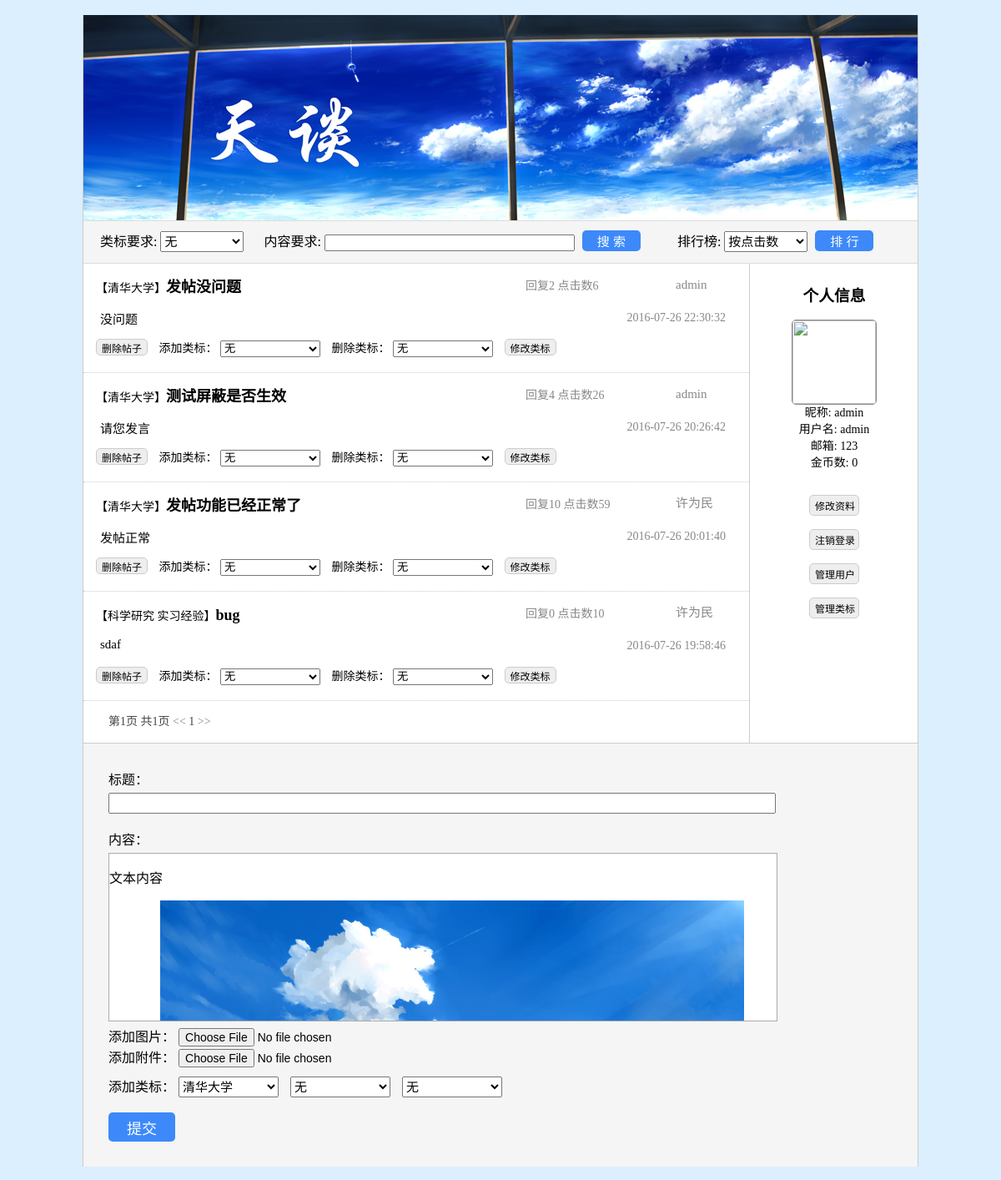
The page /postbar/homepage/ (signed in) on the database as committed earlier.
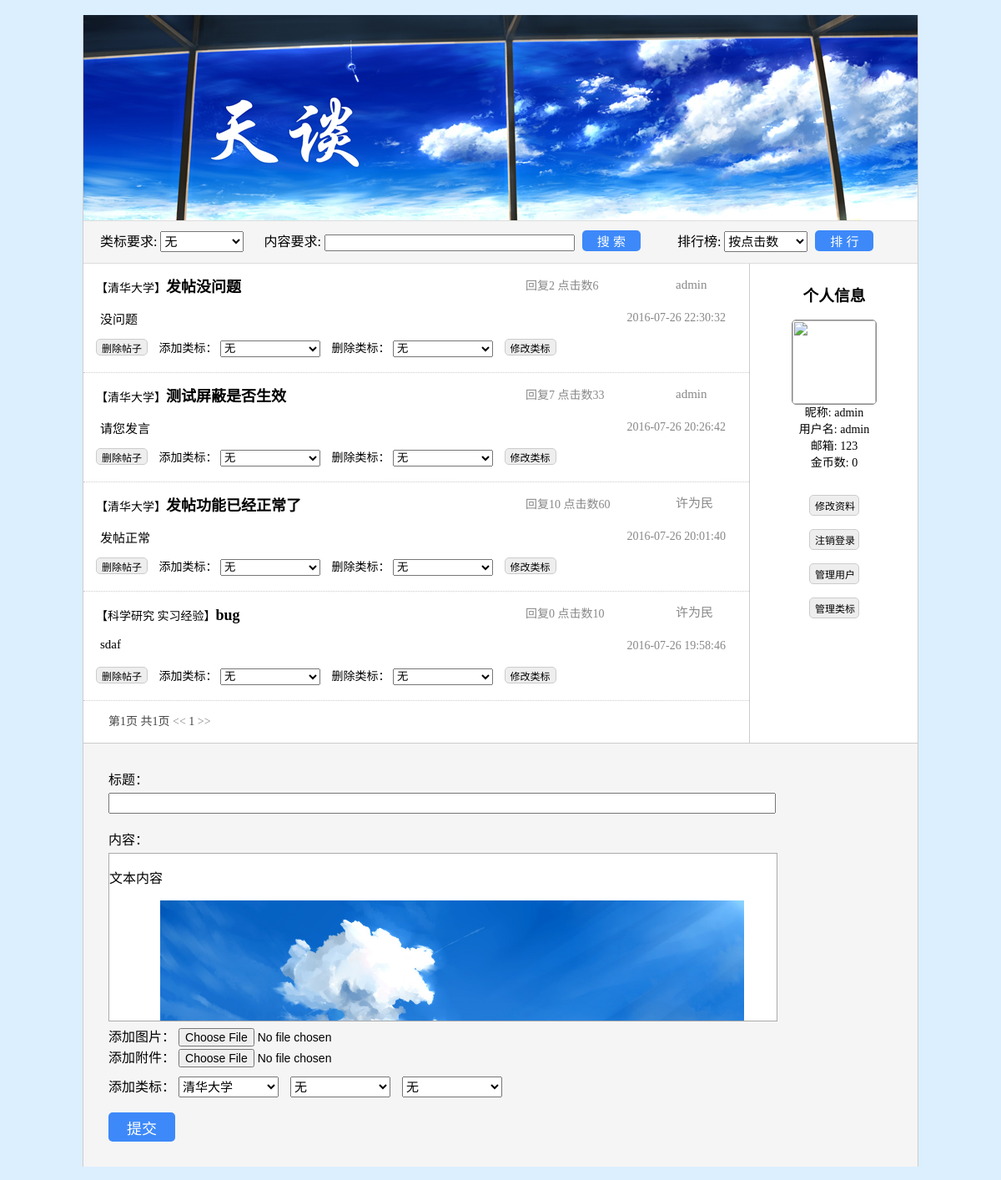
The same page on the database as committed later.
### postbar/models.py (models this page shows, shortened)
class TKpost(models.Model):
	title       = models.CharField(max_length = 100)
	content     = models.CharField(max_length = 1000)
	img         = models.ImageField(upload_to = 'upload')
	attachment  = models.FileField()
	user        = models.ForeignKey(User, on_delete = models.CASCADE)
	time        = models.DateTimeField(default = timezone.now)
	classTag    = models.CharField(max_length = 100)
	keyword     = models.CharField(max_length = 100)
	numClick    = models.IntegerField(default = 0)
	numResp     = models.IntegerField(default = 0)
	score       = models.IntegerField(default = 0)
	coin        = models.IntegerField(default = 0)

class TKuser(models.Model):
	user        = models.OneToOneField(User, on_delete = models.CASCADE)
	nickname    = models.CharField(max_length = 100)
	img         = models.ImageField(upload_to = user_directory_path, default = '/static/images/mengbi.jpg')
	pwdQuestion = models.CharField(max_length = 100)
	pwdAnswer   = models.CharField(max_length = 100)
	numPost     = models.IntegerField(default = 0)
	numScore    = models.IntegerField(default = 0)
	numCoin     = models.IntegerField(default = 0)
	usrStatus   = models.SmallIntegerField(default = 0)
	usrType     = models.SmallIntegerField(default = 0)
	def getImgUrl(self):
		return self.img.url

### postbar/views.py (the view, shortened to what this page needs)
@csrf_exempt
def homepage(request):
	if request.user.is_authenticated():
		postDic = [{'post': p,
					'tag1': p.classTag.split()[0],
					'tag2': p.classTag.split()[1] if len(p.classTag.split()) > 1 else '无',
					'tag3': p.classTag.split()[2] if len(p.classTag.split()) > 2 else '无'
				} for p in TKhomepage.searchPostByTime()
			]
		dic = {
			'user': request.user,
			'img' : request.user.tkuser.getImgUrl(),
			'posts': postDic,
			'tags': TKclassTag.objects.all(),
		}
		return render(request, 'postbar/homepage.html', dic)
	else:
		return HttpResponse("您未登陆，无法访问该网页！")

### postbar/models.py (called while the page is built)
	def searchPostByTime():
		return TKpost.objects.all().order_by('-time')

### postbar/templates/postbar/homepage.html (shortened to what this page needs)
﻿﻿<!doctype html>
<html lang="zh-CN">
<head>
	<link rel="stylesheet" href="/static/css/base.css">
</head>
<body>
<div id="container">
	<div id="homepage_header" style="background-image:url(/static/images/hp_header.jpg)"></div>
	<div id="menu_block">
		类标要求:
		<select class="menu_block_label" name="search_label">
			<option value="无">无</option>
		</select>
		内容要求:
		<input id="menu_block_content" type="text" name="search_content"/>
		<input id="menu_block_btn" type="button" value="搜 索"/>
		排行榜:
		<select class="menu_block_rank" name="rank">
			<option value="click">按点击数</option>
		</select>
		<input id="menu_block_btn" type="button" value="排 行"/>
	</div>
	<div id="user_info">
		<h3>个人信息</h3>
		<img class="user_info_img" src="{{ img }}"></br>
		<span class="user_info_name">昵称: {{ user.tkuser.nickname }}</span></br>
		<span class="user_info_name">用户名: {{ user.username }}</span></br>
		<span class="user_info_name">邮箱: {{ user.email }}</span></br>
		<span class="user_info_name">金币数: {{ user.tkuser.numCoin }}</span></br></br>
		<input class="user_info_btn" type="button" value="修改资料" onclick="window.location.href='{% url 'account' %}'"/></br>
		<input class="user_info_btn" type="button" value="注销登录" onclick="logout()"/></br>
		{% if user.tkuser.usrType != 0 %}
			<input class="user_info_btn" type="button" value="管理用户" onclick="window.location.href='{% url 'useradmin' %}'"/></br>
			<input class="user_info_btn" type="button" value="管理类标" onclick="window.location.href='{% url 'tagadmin' %}'"/></br>
		{% endif %}
	</div>
	<div id="post_list">
		{% for p in posts %}
		{% if p.post.user.tkuser.usrStatus != 2 %}
		<div class="post_item">
			<div class="post_item_wrap1">
				<p class="post_item_title"><a href="{% url 'post' p.post.id %}" target="_blank">
					<span class="post_item_label">【{{ p.post.classTag }}】</span>{{ p.post.title }}
				</a></p>
				<p class="post_item_author">{{ p.post.user.tkuser.nickname }}</p>
				<p class="post_item_num">回复{{ p.post.numResp }} 点击数{{ p.post.numClick }}</p>
			</div>
			<div class="post_item_wrap2">
				<div class="post_item_brief"><p>{{ p.post.content }}</p></div>
				<div class="post_item_date">{{ p.post.time|date:"Y-m-d H:i:s" }}</div>
			</div>
			{% if user.tkuser.usrType != 0 %}
			<div class="post_item_wrap3">
				<input class="post_item_btn opPost" id="delPost{{ forloop.counter }}" type="button" value="删除帖子"/>
				添加类标：
				<select class="post_item_ctrl" id="addTag{{ forloop.counter }}">
					<option value="无">无</option>
				</select>
				删除类标：
				<select class="post_item_ctrl" id="delTag{{ forloop.counter }}">
					<option value="无">无</option>
				</select>
				<button class="post_item_btn opTag" type="button" id="op{{ forloop.counter }}">修改类标</button>
			</div>
			{% endif %}
		</div>
		{% endif %}
		{% endfor %}
		<div id="pagenum">
			第1页 共1页  <a href=""><<</a> 1 <a href="">>></a>
		</div>
	</div>
	<form id="new_post" method="post" action="" >
		标题：</br><input id="new_post_title" type="text" name="title" onsubmit="checkPost()" />
		内容：</br>
		<div id="new_post_content" contenteditable="true">
			<p id="rel_post_content">文本内容</p>
			<img class="new_post_img" src="/static/images/log_bg.jpg">
		</div>
		添加图片：
		<input class="new_post_file" type="file" onchange="addImg(this.value)" /></br>
		添加附件：
		<input class="new_post_file" type="file" name="headimg"/></br>
		<div id="new_post_labels">
			添加类标：
			<select class="new_post_label" id="tag1">
			{% for tag in tags %}
				<option value="{{ tag.classTagName }}">{{ tag.classTagName }}</option>
			{% endfor %}
			</select>
			<select class="new_post_label" id="tag2">
				<option value="无" selected="selected">无</option>
			</select>
			<select class="new_post_label" id="tag3">
				<option value="无" selected="selected">无</option>
			</select>
		</div></br>
		{% if user.tkuser.usrStatus > 0 %}
			<p>您处于禁言或屏蔽状态，无法发帖！</p>
		{% else %}
			<input type="button" value="提交" id="new_post_submit" onclick="checkPost()" />
		{% endif %}
	</form>
</body>
</body>
</html>

Rows that differ between the two databases and show on the page:
changed TKpost "测试屏蔽是否生效": post.numResp "4" → "7"; post.numClick "26" → "33"
changed TKpost "发帖功能已经正常了": post.numClick "59" → "60"
